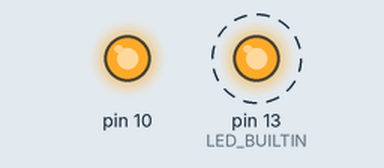
A sketch run on a simulated Arduino Uno, built with avr-gcc and run on an emulated ATmega328P. Parts: output pins drawn as LEDs (lit = HIGH). Dashed ring = blinking.

Above: at 0.2 s.
Timing chart, 0 to 3.0 s (numbered marks = the images above):
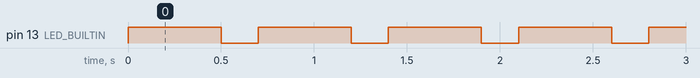

The sketch:

ponderada-parte-1.ino
```cpp
void setup() {
    pinMode(LED_BUILTIN, OUTPUT);
    pinMode(10, OUTPUT);
    digitalWrite(10, HIGH);
}

void loop() {
  digitalWrite(LED_BUILTIN, HIGH);
  delay(500);
  digitalWrite(LED_BUILTIN, LOW);
  delay(200);
}
```

Measured:
- by itself, pin 13 (LED_BUILTIN): alternates HIGH for 0.50 s and LOW for 0.20 s
